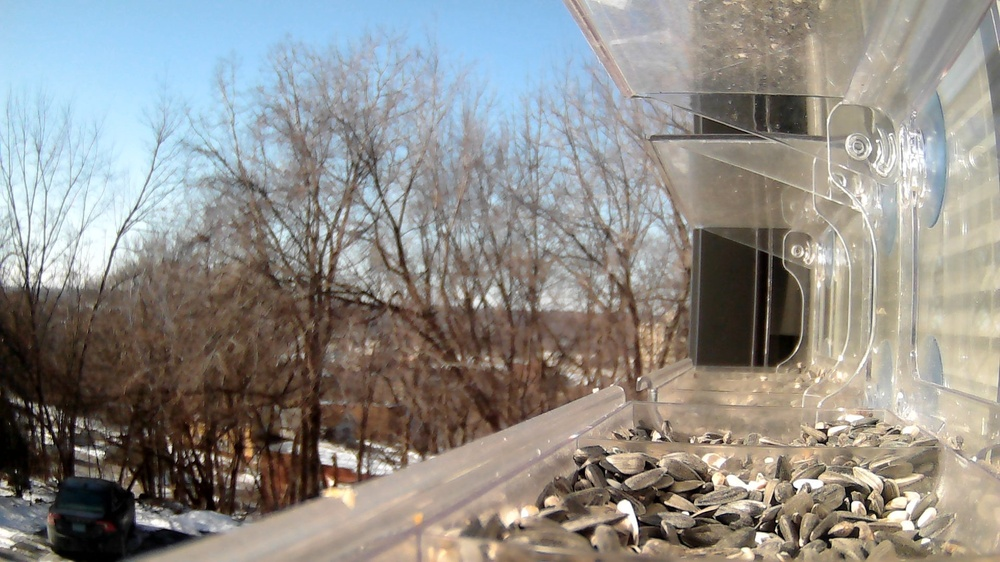
#> input picture Computational Vision/homework/hw3/p1.jpg, 1000 x 562 px, shrunk from 1920 x 1080 before the run
$ python p3_bird_detector.py p1.jpg p2.jpg P3_out.jpg   (older library calls are emulated)
#> lines starting #> are read from the running program, lines starting #| are printed output that depends on the picture; after the words box and inside, x2 and y2 are one past the last pixel; in counts of white or black regions, pixels touching at a corner belong together
import cv2
import numpy as np
import sys
from matplotlib import pyplot as plt

# python .\p3_bird_detector.py p1.jpg p2.jpg P3_out.jpg
# python .\p3_bird_detector.py n1.jpg n2.jpg P3_out.jpg
if __name__ == '__main__':
	if len(sys.argv) > 4:
		print("USAGE: python p3_bird_detector.py img1 img2 img_out")
		exit(1)
	# input img
	img1 = cv2.imread(sys.argv[1], cv2.IMREAD_GRAYSCALE).astype(float)
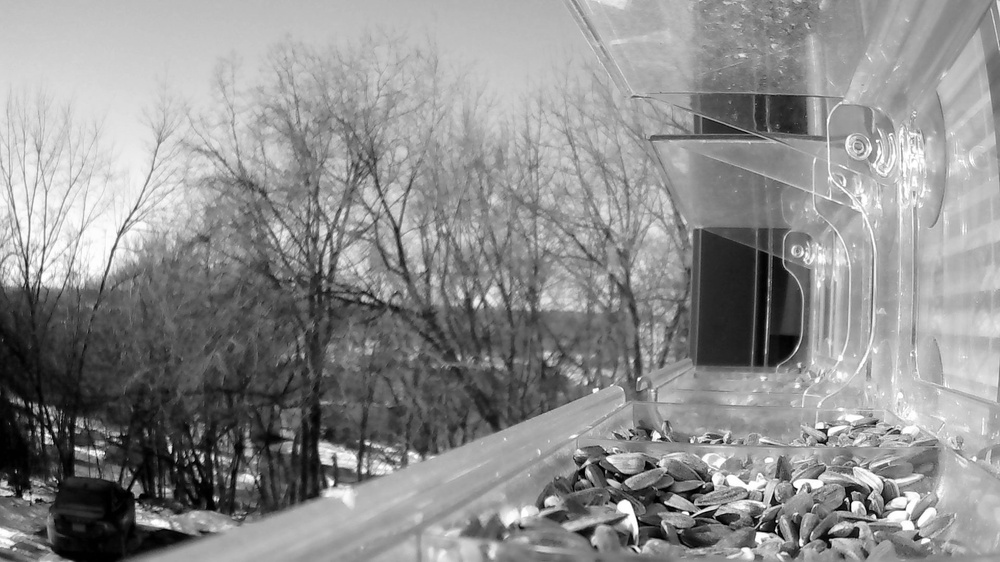
#> img1: shape (562, 1000) float64; min 0, max 255, mean 141.8
	img2 = cv2.imread(sys.argv[2], cv2.IMREAD_GRAYSCALE).astype(float)
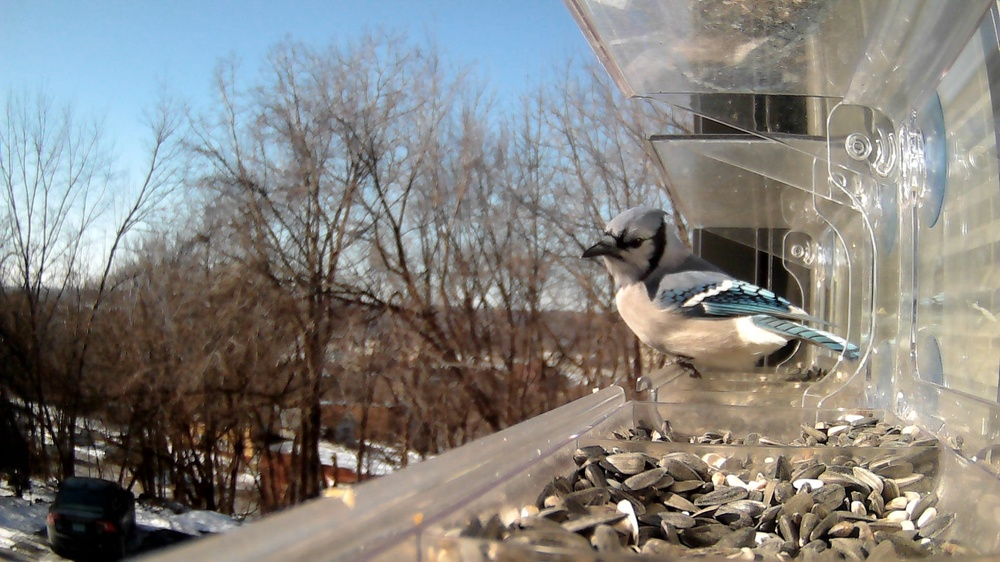
#> input picture Computational Vision/homework/hw3/p2.jpg, 1000 x 562 px, shrunk from 1920 x 1080 before the run
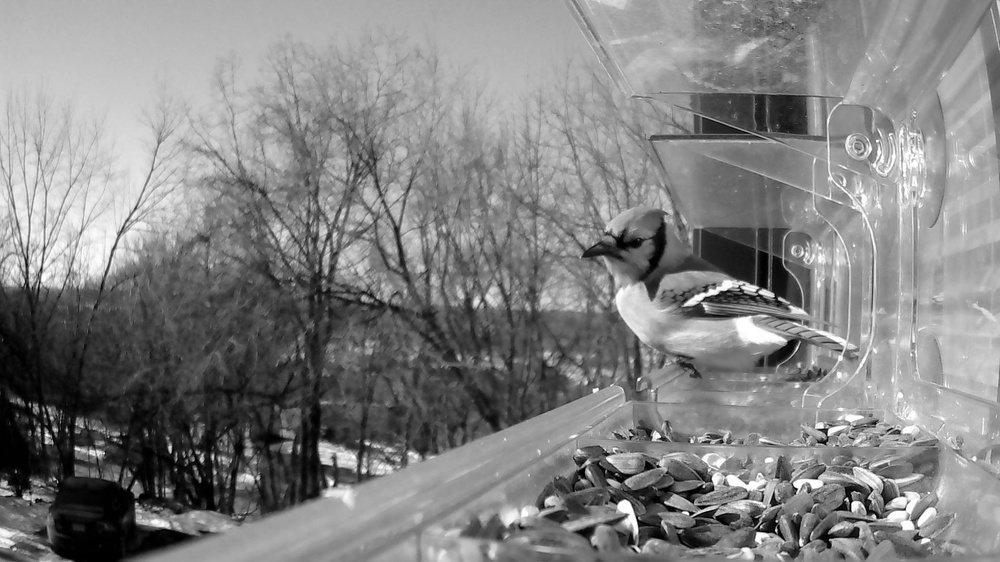
#> img2: shape (562, 1000) float64; min 0, max 255, mean 130.4
	img_out_name = sys.argv[3]
	# find diff
	im_diff = np.zeros_like(img1)
	im_diff[:int(7/9*img1.shape[0]), int(img1.shape[1] / 3):] = np.abs(img1[:int(7/9*img1.shape[0]), int(img1.shape[1] / 3):] - img2[:int(7/9*img1.shape[0]), int(img1.shape[1] / 3):])
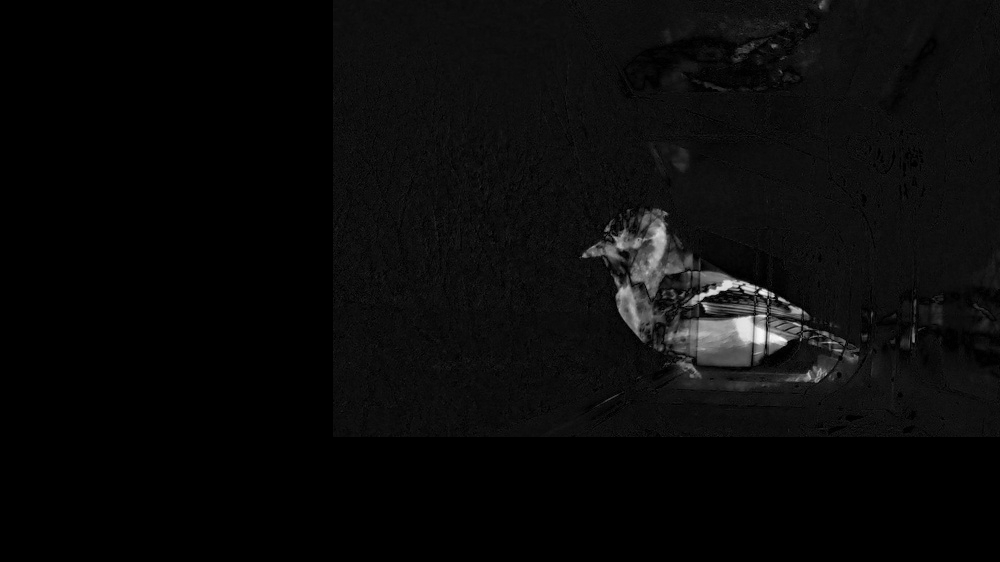
#> im_diff: shape (562, 1000) float64; min 0, max 250, mean 9.7
	np.savetxt("bird_im_diff.csv", im_diff, delimiter=",")
	# calculate stats
	max_diff = np.max(im_diff)
#> max_diff = 250
	mean = np.average(im_diff)
#> mean = 9.7
	std = np.std(im_diff)
#> std = 19.26
	thresh = mean + 2 * std
#> thresh = 48.22
	retval, im_thresh = cv2.threshold(im_diff.astype(np.uint8), thresh, 255, cv2.THRESH_BINARY)
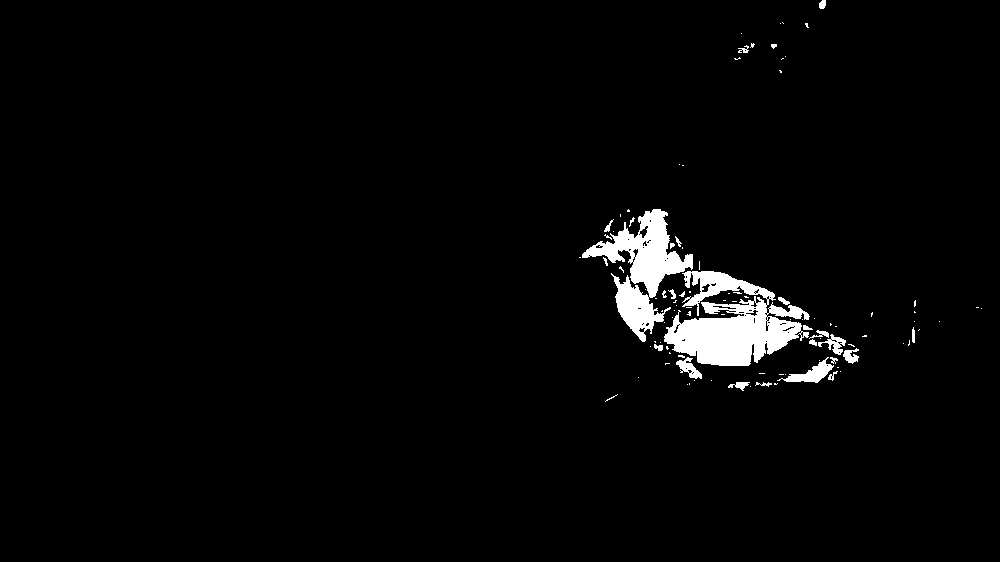
#> im_thresh: shape (562, 1000); 2.7% white; 102 white regions (76 under 20 px), largest, box (x1, y1, x2, y2) and area: (664, 271, 810, 366) 7382, (582, 209, 693, 342) 5230, (777, 357, 834, 383) 516
#> retval = 48
	plt.gray()
	plt.imshow(im_thresh)
	plt.show()
	# opening followed by closing
	kernel = np.ones((10, 10), np.uint8)
	after_open = cv2.morphologyEx(im_thresh, cv2.MORPH_OPEN, kernel)
#> after_open: shape (562, 1000); 1.6% white; 5 white regions, box (x1, y1, x2, y2) and area: (668, 316, 789, 367) 4398, (604, 212, 685, 292) 2732, (618, 285, 655, 330) 1208, (701, 272, 738, 292) 535, (808, 367, 827, 383) 245
	im_open_first = cv2.morphologyEx(after_open, cv2.MORPH_CLOSE, kernel)
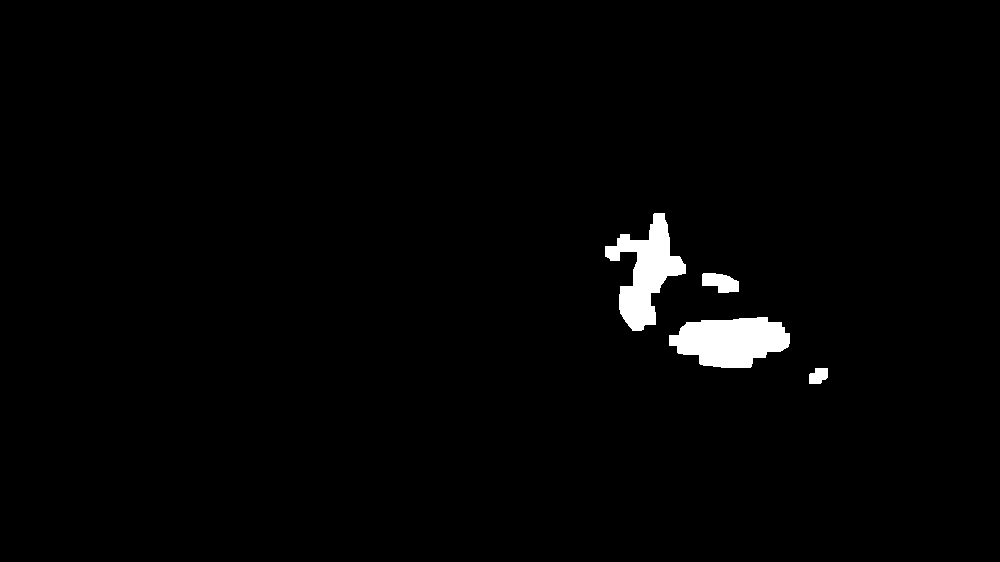
#> im_open_first: shape (562, 1000); 1.7% white; 4 white regions, box (x1, y1, x2, y2) and area: (669, 317, 790, 368) 4485, (605, 213, 686, 331) 4177, (702, 273, 739, 293) 536, (809, 368, 828, 384) 245
	plt.imshow(after_open)
	plt.show()
	#
	connectivity = 8
	num_labels, labels, stats, centroids = \
		cv2.connectedComponentsWithStats(after_open, connectivity, cv2.CV_32S)
#> labels: shape (562, 1000) int32; 6 distinct labels, from 0 to 5
#> num_labels = 6; stats = [[0, 0, 1000, 562, 552882], [604, 212, 81, 80, 2732], [701, 272, 37, 20, 535], [618, 285, 37, 45, 1208], [668, 316, 121, 51, 4398], [808, 367, 19, 16, 245]]; centroids = [[496.3, 280.1], [648.9, 254.4], [719.2, 281.1], [634.7, 307.3], [728.8, 339.7], [817.1, 374.5]]
	# [12 lines of commented-out code are left out]
	count = 0
	for row in stats:
		if row[4]>40:
			count += 1
		else:
			labels[row[0]:row[2], row[1]:row[3]] = 0
#> this loop made 6 passes
#> after the loop, count = 6
	if count < 17:
		print("NO")
	else:
		print("YES")

	#
	colors = np.random.randint(255, size=(num_labels, 3))
#> colors = [[172, 47, 117], [192, 67, 251], [195, 103, 9], [211, 21, 242], [36, 87, 70], [216, 88, 140]]
	colors[0] = np.array((0, 0, 0))
	#
	im_colored = colors[labels]
	# [8 lines of commented-out code are left out]
	cv2.imwrite(img_out_name,im_colored)
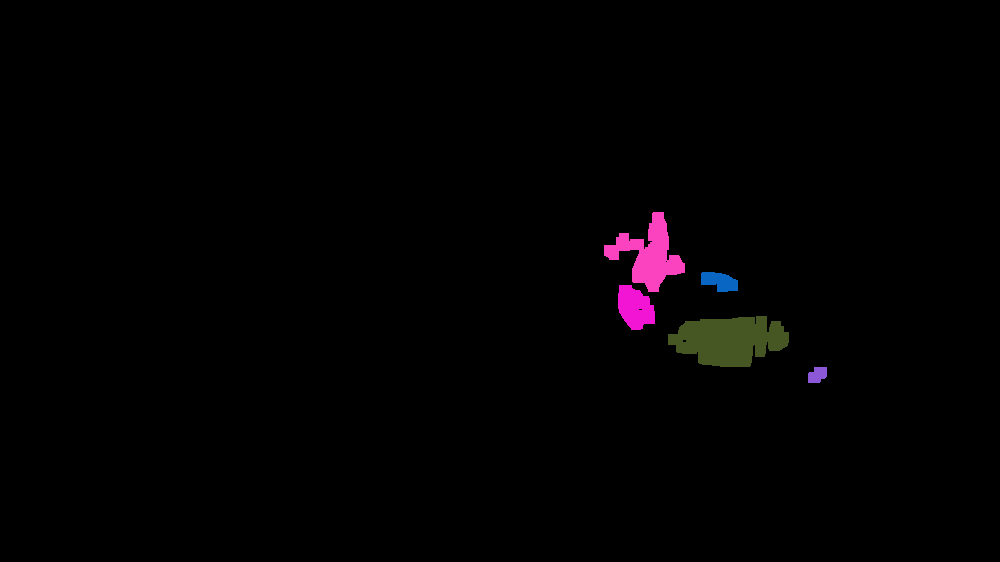
#> saved as P3_out.jpg: shape (562, 1000, 3); mean B, G, R 1.9, 1.2, 2.4
	plt.imshow(im_colored.astype(np.uint8))
	plt.show()
